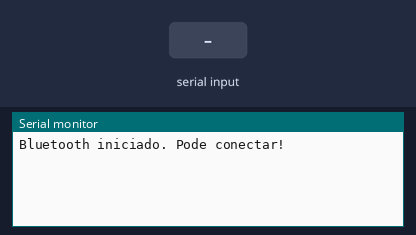
A sketch run on a simulated ESP32. On the bench: the last lines printed to the serial monitor. The test bench sets the inputs (shaded band). Nothing arrives over Bluetooth unless stated.

Above: at 1.2 s.
1.3 s: "1" received over the second serial link
At 3.5 s:
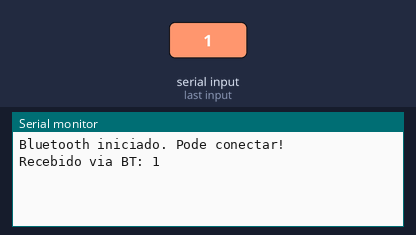
3.8 s: "0" received over the second serial link
At 5.7 s:
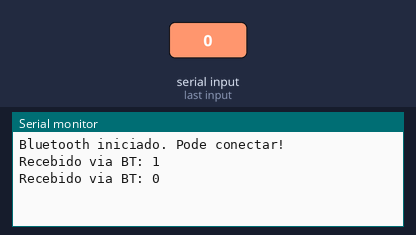

Measured:
- after the input at 1.3 s, the serial monitor: prints a new line after 1.0 s (image 1)
- after the input at 3.8 s, the serial monitor: prints a new line after 1.0 s (image 2)

The sketch:

Bluetooth.ino
```cpp
/*
INSTRUÇÕES PARA CONFIGURAR:
1) Altere o nome do Bluetooth na linha:
      BluetoothSerial BT;
      BT.begin("NOME_DO_SEU_ESP32");

2) Abra o Serial Monitor em 115200.
3) Procure no celular/PC pelo nome configurado e conecte.
4) Envie mensagens — elas aparecerão no Serial Monitor.

Nada mais precisa ser configurado.
*/

#include <BluetoothSerial.h>

BluetoothSerial BT;

void setup() {
  Serial.begin(115200);

  BT.begin("ESP32_Bluetooth");  // <-- coloque o nome que quiser
  Serial.println("Bluetooth iniciado. Pode conectar!");
}

void loop() {
  // Se receber algo pelo Bluetooth, mostra no serial
  if (BT.available()) {
    String msg = BT.readString();
    Serial.print("Recebido via BT: ");
    Serial.println(msg);
  }

  // Se digitar algo no serial, envia via Bluetooth
  if (Serial.available()) {
    String msg = Serial.readString();
    BT.println(msg);
  }
}
```
